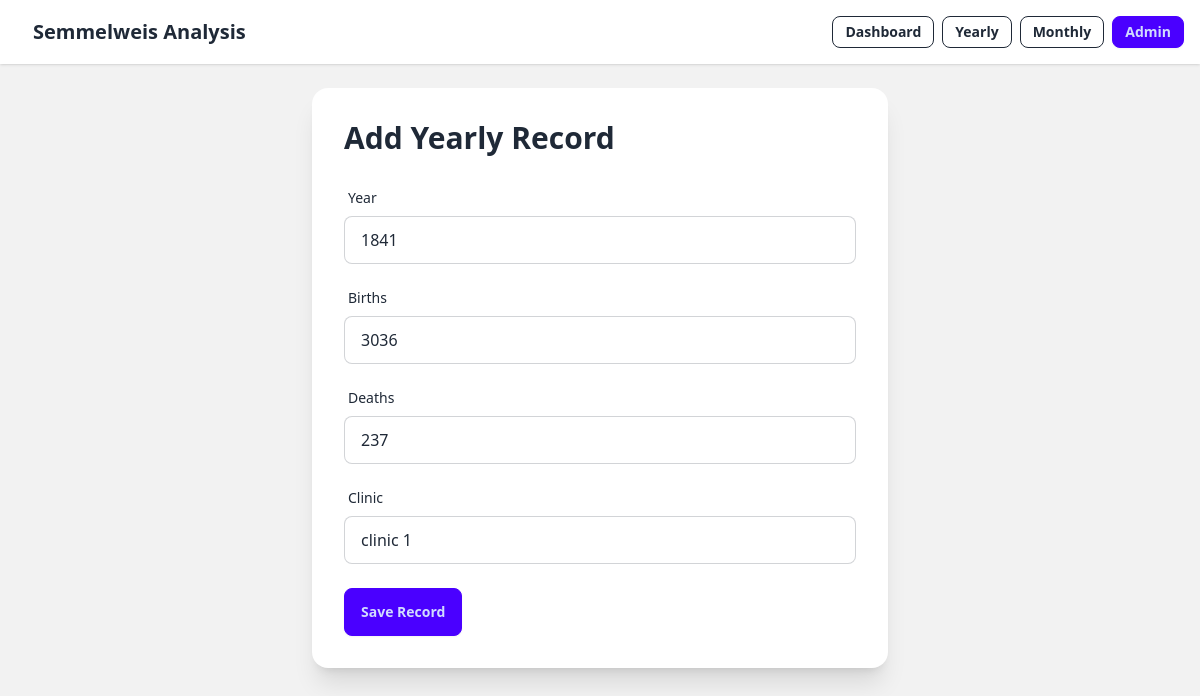
Page /yearly/1/edit/ on the committed database.
### analysis/models.py (models this page shows, shortened)
class YearlyRecord(models.Model):
    year = models.IntegerField()
    births = models.IntegerField()
    deaths = models.IntegerField()
    clinic = models.CharField(max_length=20)
    class Meta:
        ordering = ["clinic", "year"]

### analysis/views.py (the view)
def yearly_update(request, pk):
    record = YearlyRecord.objects.get(pk=pk)
    if request.method == "POST":
        form = YearlyRecordForm(
            request.POST,
            instance=record
        )
        if form.is_valid():
            form.save()
            return redirect("analysis:yearly-list")
    else:
        form = YearlyRecordForm(
            instance=record
        )
    context = {
        "form": form
    }
    return render(
        request,
        "analysis/yearly_form.html",
        context
    )

### analysis/forms.py
class YearlyRecordForm(forms.ModelForm):
    class Meta:
        model = YearlyRecord
        fields = [
            "year",
            "births",
            "deaths",
            "clinic",
        ]
        widgets = {
            "year": forms.NumberInput(
                attrs={
                    "class": "input input-bordered w-full"
                }
            ),
            "births": forms.NumberInput(
                attrs={
                    "class": "input input-bordered w-full"
                }
            ),
            "deaths": forms.NumberInput(
                attrs={
                    "class": "input input-bordered w-full"
                }
            ),
            "clinic": forms.TextInput(
                attrs={
                    "class": "input input-bordered w-full"
                }
            ),
        }

### templates/analysis/yearly_form.html (shortened to what this page needs)
{% extends "base.html" %}
{% block content %}
<div class="max-w-xl mx-auto">
    <div class="card bg-base-100 shadow-xl">
        <div class="card-body">
            <h1 class="text-3xl font-bold mb-4">
                Add Yearly Record
            </h1>
            <form method="POST">
                <div class="space-y-4">
                    {% for field in form %}
                        <div>
                            <label class="label">
                                <span class="label-text">
                                    {{ field.label }}
                                </span>
                            </label>
                            {{ field }}
                        </div>
                    {% endfor %}
                </div>
                <div class="mt-6">
                    <button class="btn btn-primary">
                        Save Record
                    </button>
                </div>
            </form>
        </div>
    </div>
</div>
{% endblock %}

### rows in the picture
YearlyRecord: form "1841" "3036" "237" "clinic 1"

### other values in the picture
{{ field.label }} "Year" "Births" "Deaths" "Clinic"
